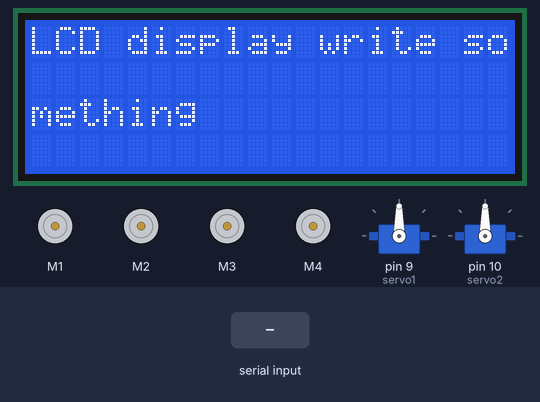
This sketch was run on a simulated Arduino Mega 2560, built with avr-gcc and run on an emulated ATmega2560. Parts: 4 × DC motor (green arrow = forward, orange = backward, longer = faster), 20×4 character LCD, 2 × servo. The test bench sets the inputs (shaded band). What the sketch prints to the serial monitor is not drawn.

Above: at 1.2 s.
1.3 s: "F" received over the second serial link
At 2.5 s:
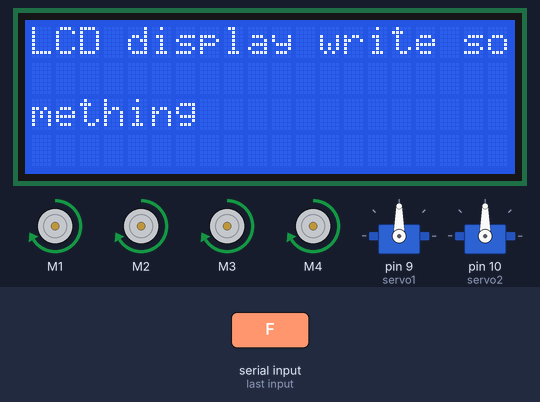
2.8 s: "B" received over the second serial link
At 3.7 s:
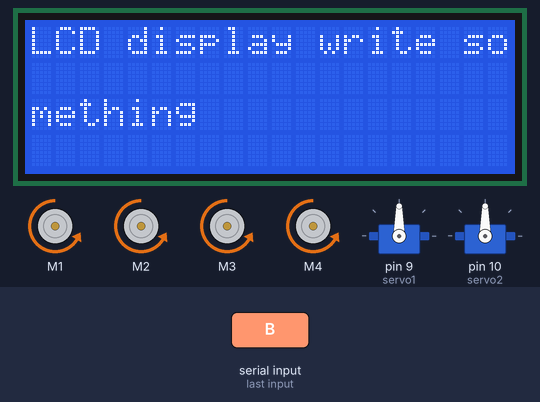
4.3 s: "L" received over the second serial link
At 4.8 s:
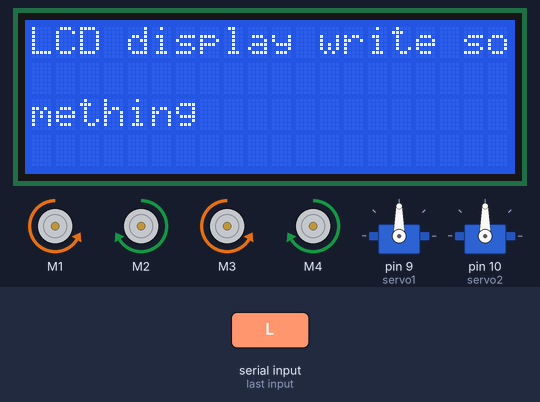
5.8 s: "R" received over the second serial link
At 7.0 s:
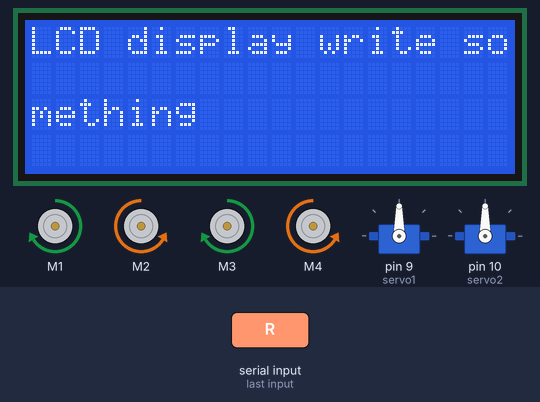
7.3 s: "0" received over the second serial link
At 8.3 s:
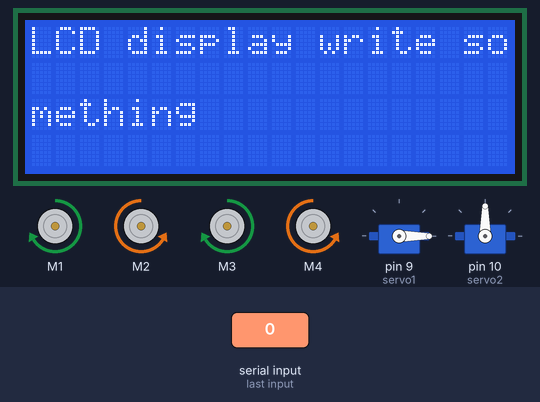
8.8 s: "S" received over the second serial link
At 9.5 s:
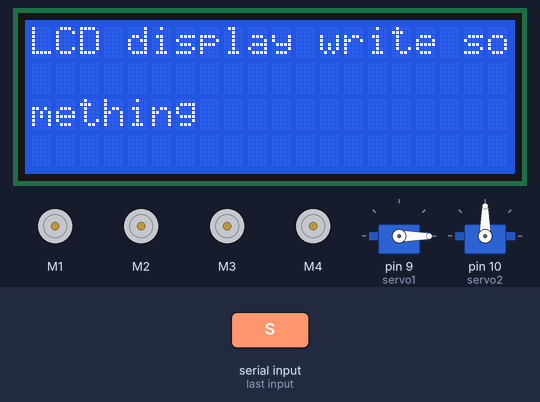
Timing chart, 0 to 11.3 s (numbered marks = the images above; inputs shaded):
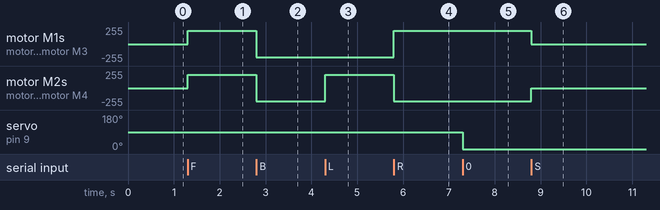

Measured:
- after the input at 1.3 s, motor M1–4: stopped → forward 200/255 at once
- after the input at 2.8 s, motor M1–4: forward 200/255 → backward 200/255 at once
- after the input at 4.3 s, motor M2, motor M4: backward 200/255 → forward 200/255 at once
- after the input at 5.8 s, motor M1, motor M3: backward 200/255 → forward 200/255 at once; motor M2, motor M4: forward 200/255 → backward 200/255 at once
- after the input at 7.3 s, servo on pin 9 (servo1): 90° → 0° at once
- after the input at 8.8 s, motor M1, motor M3: forward 200/255 → stopped at once; motor M2, motor M4: backward 200/255 → stopped at once

The sketch:

miniprojet.ino
```cpp
#include <AFMotor.h>
#include <Wire.h>
#include <LiquidCrystal_I2C.h>
#include <Servo.h>


AF_DCMotor motor1(1);
AF_DCMotor motor2(2);
AF_DCMotor motor3(3);
AF_DCMotor motor4(4);

LiquidCrystal_I2C lcd(0x20, 20, 4);
Servo servo1;
Servo servo2;
char cmd;

void setup() {
  Serial.begin(9600);
  Serial3.begin(9600);
  Serial.println("Pret a recevoir les commandes Bluetooth");


  motor1.setSpeed(200);
  motor2.setSpeed(200);
  motor3.setSpeed(200);
  motor4.setSpeed(200);

  lcd.init();
  lcd.backlight();
  lcd.setCursor(0, 0);
  lcd.print("LCD display write something");

   servo1.attach(9);
  servo2.attach(10);
  servo1.write(90);
  servo2.write(90);
}

void loop() {
  if (Serial3.available()) {
    cmd = Serial3.read();


      Serial.print("Commande recue : ");
      Serial.println(cmd);

      executeCommand(cmd);
    }
  }


void executeCommand(char c) {
  switch (c) {
    case 'F': // Avancer
      motor1.run(FORWARD);
      motor2.run(FORWARD);
      motor3.run(FORWARD);
      motor4.run(FORWARD);
      break;
    case 'B': // Reculer
      motor1.run(BACKWARD);
      motor2.run(BACKWARD);
      motor3.run(BACKWARD);
      motor4.run(BACKWARD);
      break;
    case 'L': // Tourner gauche
      motor1.run(BACKWARD);
      motor2.run(FORWARD);
      motor3.run(BACKWARD);
      motor4.run(FORWARD);
      break;
    case 'R': // Tourner droite
      motor1.run(FORWARD);
      motor2.run(BACKWARD);
      motor3.run(FORWARD);
      motor4.run(BACKWARD);
      break;
    case 'S': // Stop
      motor1.run(RELEASE);
      motor2.run(RELEASE);
      motor3.run(RELEASE);
      motor4.run(RELEASE);
      break;
      case '0':
        servo1.write(0);
        break;
      case '1':
        servo1.write(45);
        break;
         case '2':
        servo1.write(90);
        break;
      case '3':
        servo1.write(135);
        break;
         case '4':
        servo1.write(180);
        break;
      case '5':
        servo2.write(0);
        break;
      case '6':
        servo2.write(45);
        break;
         case '7':
        servo2.write(90);
        break;
      case '8':
        servo2.write(135);
        break;
         case '9':
        servo2.write(180);
        break;
  }
}
```
